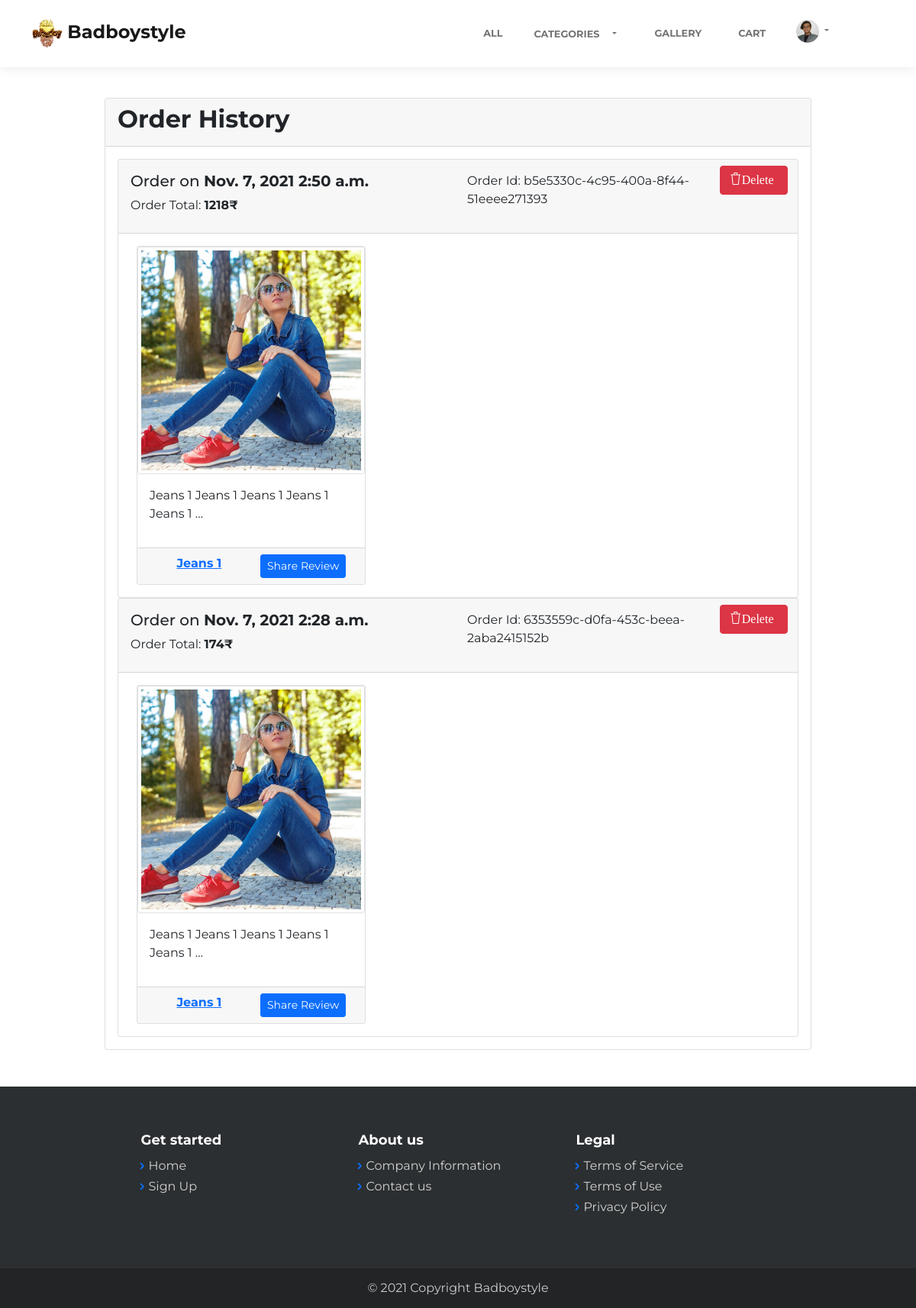
The page /order/history (signed in) on the database its author committed.
### users/models.py (models this page shows, shortened)
class Profile(models.Model):
    user = models.OneToOneField(User, on_delete=models.CASCADE)
    image = models.ImageField(default = 'default.jpg', upload_to = 'profile_pictures/')
    phonenumber = models.PositiveBigIntegerField(blank = True, default=0000000000)
    country = models.CharField(max_length = 100, blank = True, default="India")
    address = models.TextField(blank=True)

### order/models.py (models this page shows, shortened)
class Order(models.Model):
    generated_order_id = models.CharField(max_length=100,  default=uuid.uuid4, unique=True)
    products = models.ManyToManyField(Product, related_name='product_of_order')
    user = models.ForeignKey(User, on_delete=models.CASCADE)
    payment_method = models.CharField(max_length=1000)
    date = models.DateField(auto_now_add=True)
    time = models.TimeField(auto_now_add=True)
    address = models.TextField()
    city = models.CharField(max_length=1000)
    state = models.CharField(max_length=1000)
    zip = models.PositiveBigIntegerField()
    phonenumber = models.PositiveBigIntegerField()
    amount = models.PositiveIntegerField()
    dispatched = models.BooleanField()
    dispatched_timestamp = models.DateTimeField(auto_now_add=True)
    delivered = models.BooleanField()
    delivered_timestamp = models.DateTimeField(auto_now_add=True)
    paid = models.BooleanField()
    class Meta:
        ordering = ['-date']

### product/models.py (models this page shows, shortened)
class Product(models.Model):
    name = models.CharField(max_length=1000, unique=True)
    type = models.ForeignKey(Type, on_delete=models.CASCADE, related_name="type_of_product")
    sizes_available = models.ManyToManyField(Size, related_name="size_available_of_sizes", blank=True)
    colors_available = models.ManyToManyField(Color, related_name="colors_available_of_color", blank=True)
    image = models.ImageField(upload_to='products/%Y/%m/%d/')
    image2 = models.ImageField(upload_to='products/%Y/%m/%d/', blank = True, null = True)
    image3 = models.ImageField(upload_to='products/%Y/%m/%d/', blank = True, null = True)
    description = models.TextField()
    detail = models.TextField()
    specification = models.OneToOneField(Specification, on_delete=models.CASCADE, related_name="specification_of_product", blank=True, null=True)
    stock = models.PositiveBigIntegerField(default=1)
    created = models.DateTimeField(auto_now_add = True)
    edited = models.DateTimeField(auto_now = True)
    price = models.FloatField(default=0)
    generated_product_id = models.CharField(max_length=100,  default=uuid.uuid4, unique=True)
    class Meta:
        ordering = ['edited']

### order/views.py (the view)
# urls.py: path('history', views.history, name = 'history'),
@login_required
def history(request):
    orders = Order.objects.filter(user = request.user)
    context = {
        "orders": orders,
    }
    return render(request, 'order/history.html', context)

### home/context_processors.py (called while the page is built)
def get_categories(request):
    categories = Type.objects.all()
    return {
        'categories': categories,
    }

def get_offers(request):
    offers = Offer.objects.all()
    return {
        'offers': offers,
    }

def get_cart_items(request):
    number_of_items_in_cart = len(Item.objects.all())
    return {
        'number_of_items_in_cart':number_of_items_in_cart,
    }

### product/models.py (called while the page is built)
    def __str__(self):
        return self.name

### order/templates/order/history.html (shortened to what this page needs)
{% extends 'home/layout.html' %}
{% block body %}
<main class="page mt-5 mb-5">
    <section>
        <div class="container">
            <div class="row">
                <div class="col-lg-1"></div>
                <div class="col-lg-10 col-sm-12">
                    <div class="card">
                        <div class="card-header">
                            <h2 class="font-weight-bold">Order History</h2>
                        </div>
                        <div class="card-body">
                        {% for order in orders reversed %}
                        <div class="card">
                            <div class="card-header">
                                <div class="row">
                                    <div class="col-lg-6">
                                        <div class="row-lg-12">
                                            <h5 class="pt-2">Order on <b>{{ order.date }} {{ order.time }}</b></h5>
                                        </div>
                                        <div class="row-lg-12">
                                            <p>Order Total: <b>{{ order.amount }}₹</b></p>
                                        </div>
                                    </div>
                                    <div class="col-lg-6">
                                        <div class="row">
                                            <div class="col-lg-9 pt-2">
                                                <p>Order Id: {{ order.generated_order_id }}</p>
                                            </div>
                                            <div class="col-lg-3">
                                                <a href="{% url 'order:delete' order.generated_order_id %}" class="btn btn-md btn-danger"><i class="icon-trash">Delete</i></a>
                                            </div>
                                        </div>
                                    </div>
                                </div>
                            </div>
                            <div class="card-body">
                                <div class="d-flex flex-row flex-nowrap overflow-auto">
                                    {% for product in order.products.all %}
                                    <div class="card card-block mx-2" style="max-width: 300px;">
                                        <img class="card-img-top img-thumbnail" src="{{ product.image.url }}" alt="">
                                        <div class="card-body">
                                            <p>{{ product.description|truncatewords:10 }}</p>
                                        </div>
                                        <div class="card-footer font-weight-bold d-flex justify-content-center">
                                            <div class="row">
                                                <div class="col-lg-6">
                                                    <a href="{% url 'product:index' product.name %}" >{{ product.name }}</a>
                                                </div>
                                                <div class="col-lg-6">
                                                    <a href="{% url 'product:review' product.name %}" class="btn btn-sm btn-primary">Share Review</a>
                                                </div>
                                            </div>
                                        </div>
                                    </div>
                                    {% endfor %}
                                </div>
                            </div>
                        </div>
                        {% endfor %}
                        </div>
                    </div>
                </div>
                <div class="col-lg-1"></div>
            </div>
        </div>
    </section>
</main>
{% endblock %}

### home/templates/home/layout.html (shortened to what this page needs)
{% load static %}
<!DOCTYPE html>
<html lang="en">
<head>
    <link href="https://cdn.jsdelivr.net/npm/bootstrap@5.1.0/dist/css/bootstrap.min.css" rel="stylesheet">
    <link rel="stylesheet" href="https://stackpath.bootstrapcdn.com/bootstrap/4.1.3/css/bootstrap.min.css">
    <link rel="stylesheet" href="{% static 'assets/bootstrap/css/bootstrap.min.css' %}">
    <link rel="stylesheet" href="{% static 'assets/fonts/simple-line-icons.min.css' %}">
    <link rel="stylesheet" href="https://cdnjs.cloudflare.com/ajax/libs/baguettebox.js/1.10.0/baguetteBox.min.css">
    <link rel="stylesheet" href="{% static 'assets/css/vanilla-zoom.min.css' %}">
    <link rel="stylesheet" href="{% static 'assets/css/my_css.css' %}">
    <nav class="navbar navbar-light navbar-expand-lg fixed-top bg-white clean-navbar">
        <div class="container">
            <a class="navbar-brand logo" href="{% url 'home:index' %}">
                <img src="{% static 'assets/img/logo.png' %}" alt="" height="40" width="40">
                <strong>Badboystyle</strong>
            </a>
                <div class="collapse navbar-collapse" id="navbar-list-4">
                <ul class="navbar-nav ms-auto">
                    <li class="nav-item"><a class="nav-link" href="{% url 'home:all' %}" style="color: rgba(0, 0, 0, 0.55);border-color: rgba(0, 0, 0, 0.55);border-top-color: rgba(0,;border-right-color: 0,;border-bottom-color: 0,;border-left-color: 0.55);font-weight: bold;">All</a></li>
                    <li class="nav-item">
                        <div class="btn-group">
                            <a href="{% url 'home:categories' %}" class="btn pl-0 nav-link" style="color: rgba(0, 0, 0, 0.55);font-weight: bold;">Categories</a>
                            <button type="button" style="color: rgba(0, 0, 0, 0.55);font-weight: bold;" class="btn dropdown-toggle dropdown-toggle-split nav-link" data-toggle="dropdown" aria-haspopup="true" aria-expanded="false">
                            </button>
                          </div>
                    </li>
                    <li class="nav-item"><a class="nav-link" href="{% url 'home:gallery' %}" style="color: rgba(0, 0, 0, 0.55);font-weight: bold;">Gallery</a></li>
                    {% if user.is_authenticated %}
                    <li class="nav-item">
                        <a class="nav-link active" href="{% url 'cart:index' %}" style="color: rgba(0, 0, 0, 0.55);font-weight: bold;">Cart
                        </a>
                    </li>
                        <li class="nav-item">
                                <ul class="navbar-nav">
                                    <li class="nav-item dropdown">
                                    <a class="nav-link dropdown-toggle mb-1 py-0 pl-0" href="#" id="navbarDropdownMenuLink" role="button" data-toggle="dropdown" aria-haspopup="true" aria-expanded="false">
                                        {% if user.profile.image.url %}
                                        <img src="{{ user.profile.image.url }}" width="30" height="30" class="rounded-circle">
                                        {% else %}
                                        <img src="{% static 'assets/img/default_user_profile_image.jpg' %}" class="rounded-circle z-depth-0">
                                        {% endif %}
                                    </a>
                                  </li>
                                </ul>
                        </li>
                    {% else %}
                    <li class="nav-item"><a class="nav-link" href="{% url 'home:login' %}" style="font-weight: bold;">Login</a></li>
                    <li class="nav-item"><a class="nav-link" href="{% url 'home:signup' %}" style="font-weight: bold;">Sign Up</a></li>
                    {% endif %}
                </ul>
            </div>
        </div>
    </nav>
</head>
<body>
    {% block body %}
    {% endblock %}
    <footer class="page-footer dark">
        <div class="container">
            <div class="row row-cols-3 text-center d-flex float-none justify-content-center">
                <div class="col-sm-3">
                    <h5 class="text-start">Get started</h5>
                    <ul>
                        <li class="text-start"><a href="{% url 'home:index' %}">Home</a></li>
                        <li class="text-start"><a href="{% url 'home:signup' %}">Sign Up</a></li>
                    </ul>
                </div>
                <div class="col-sm-3">
                    <h5 class="text-start">About us</h5>
                    <ul>
                        <li class="text-start"><a class="text-start" href="{% url 'home:companyinformation' %}">Company Information</a></li>
                        <li class="text-start"><a href="{% url 'home:contactus' %}">Contact us</a></li>
                    </ul>
                </div>
                <div class="col-sm-3">
                    <h5 class="text-start">Legal</h5>
                    <ul>
                        <li class="text-start"><a href="#">Terms of Service</a></li>
                        <li class="text-start"><a href="#">Terms of Use</a></li>
                        <li class="text-start"><a href="#">Privacy Policy</a></li>
                    </ul>
                </div>
            </div>
        </div>
        <div class="footer-copyright">
            <p>© 2021 Copyright Badboystyle</p>
        </div>
    </footer>
</body>
</html>

### rows shown on the page
Order: date "Nov. 7, 2021", time "2:50 a.m.", amount "1218", generated_order_id "b5e5330c-4c95-400a-8f44-51eeee271393"
Product: image (picture), description "Jeans 1 Jeans 1 Jeans 1 Jeans 1 Jeans 1 …", name "Jeans 1"
Order: date "Nov. 7, 2021", time "2:28 a.m.", amount "174", generated_order_id "6353559c-d0fa-453c-beea-2aba2415152b"
